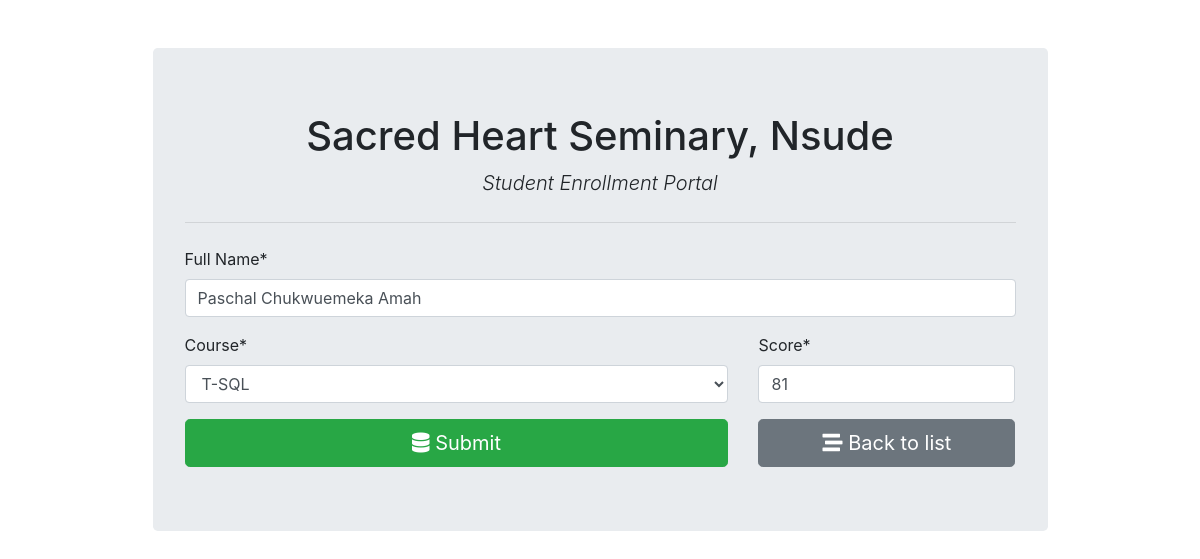
The page /22/ on the database its author committed.
### school/models.py (models this page shows, shortened)
class Student(models.Model):
    fullname = models.CharField(max_length=100)
    course = models.ForeignKey(Course,on_delete=models.CASCADE)
    score = models.CharField(max_length=15)
    grade = models.CharField(max_length=100, verbose_name="Grade", blank=True, default=None)
    student_no = models.CharField(max_length=100, blank=True)
    created_at = models.DateTimeField(auto_now_add=True, blank=True)
    updated_at = models.DateTimeField(auto_now=True, blank=True)

### school/views.py (the view, shortened to what this page needs)
# urls.py: path('', views.student_form, name= 'student_insert'), # get and post req. for insert operation
def student_form(request, id=0):
    last_serial = Counting.objects.all().order_by('id').last() #get the last serial from Counting
    if request.method == "GET":
        if id == 0:
            form = StudentForm()
        else:
            student = Student.objects.get(pk=id)
            form = StudentForm(instance=student)
        return render(request, "school/student_form.html", {'form': form})

### school/forms.py
class StudentForm(forms.ModelForm):
    class Meta:
        model = Student
        fields = ('fullname','student_no','course','score', 'grade')
        labels = {
            'fullname':'Full Name',
            'course':'Course',
            'grade':'Grade'
        }
    def __init__(self, *args, **kwargs):
        super(StudentForm,self).__init__(*args, **kwargs)
        self.fields['student_no'].required = False

### school/models.py (called while the page is built)
    def __str__(self):
        return self.title

### school/templates/school/student_form.html (shortened to what this page needs)
{% extends "school/base.html" %}
{% load crispy_forms_tags %}
{% block content %}
<form action="" method="post" autocomplete="">
    {{form.fullname|as_crispy_field}}
    <div class="row">
        <div class="col-md-8">
            {{form.course|as_crispy_field}}
        </div>
        <div class="col-md-4">
            {{form.score|as_crispy_field}}
        </div>
    </div>
    <div class="row">
        <div class="col-md-8">
            <button type="submit" class="btn btn-success btn-block btn-lg"><i class="fas fa-database"></i>
                Submit</button>
        </div>
        <div class="col-md-4">
            <a href="{% url 'student_list' %}" class="btn btn-secondary btn-block btn-lg">
                <i class="fas fa-stream"></i> Back to list
            </a>
        </div>
    </div>
</form>
{% endblock content %}

### rows shown on the page
Student: fullname "Paschal Chukwuemeka Amah", course "T-SQL", score "81"
